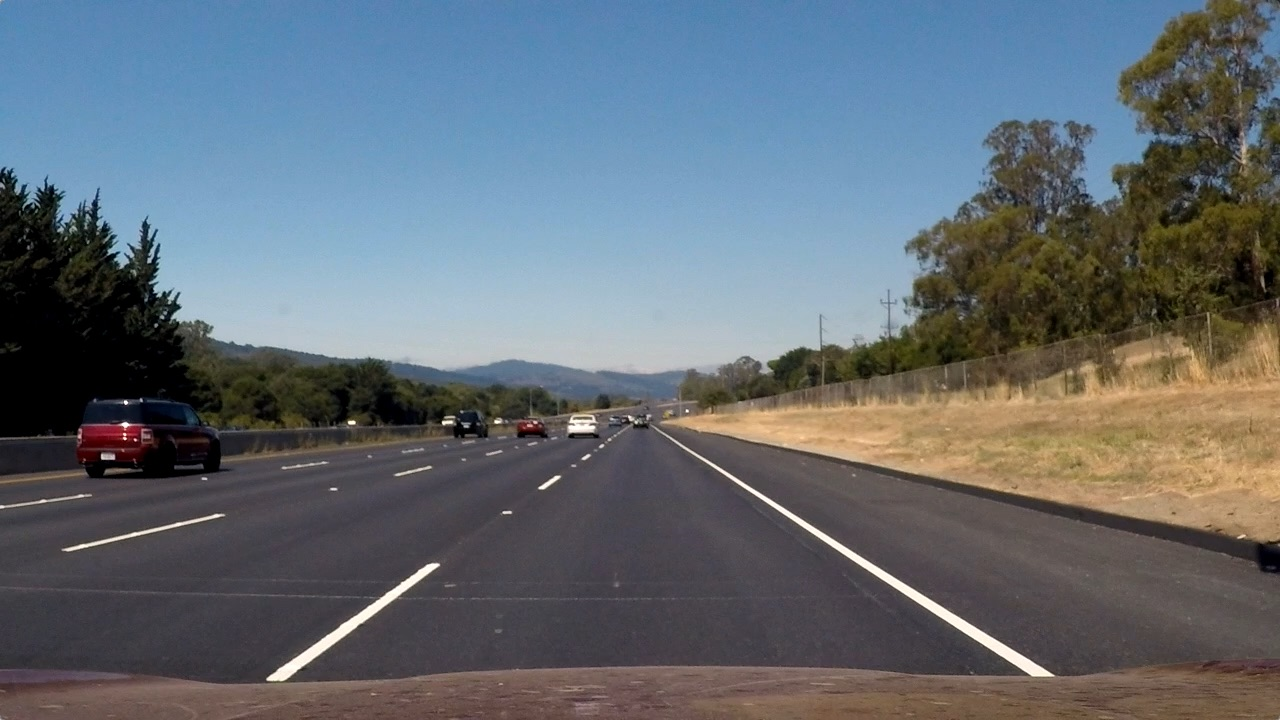
#> input picture 计算机视觉小项目/车道线检测/assets/2.jpg, 1280 x 720 px
$ python lanedetection.py
#> lines starting #> are read from the running program, lines starting #| are printed output that depends on the picture; after the words box and inside, x2 and y2 are one past the last pixel; in counts of white or black regions, pixels touching at a corner belong together
#1.图像加载
#2.图像预处理：图片灰度化，高斯滤波
#3.canny边缘检测
#4.感兴趣区域检测
#5.霍夫直线检测
#6.直线拟合
#7.车道线叠加
import cv2
import numpy as np
class LaneDetection:
    def __init__(self):
        self.img = None
        self.img_path = None
        self.gray = None
        self.gaussian = None
        self.mask = None
        self.canny = None
        self.lines = None
        self.left_line = None
        self.right_line = None
        self.left_fit = None
        self.right_fit = None
        self.left_x = None
        self.left_y = None
        self.right_x = None
        self.right_y = None
        self.height = None

    def load_image(self, img_path):
#> called with img_path = 'assets/2.jpg'
        self.img_path = img_path
        self.img = cv2.imread(self.img_path)
#> self.img is the input picture: shape (720, 1280, 3); mean B, G, R 115.1, 107.7, 99.4
        self.height, self.width = self.img.shape[:2]
#> self.height = 720; self.width = 1280

    def gray_image(self):
        self.gray = cv2.cvtColor(self.img, cv2.COLOR_BGR2GRAY)
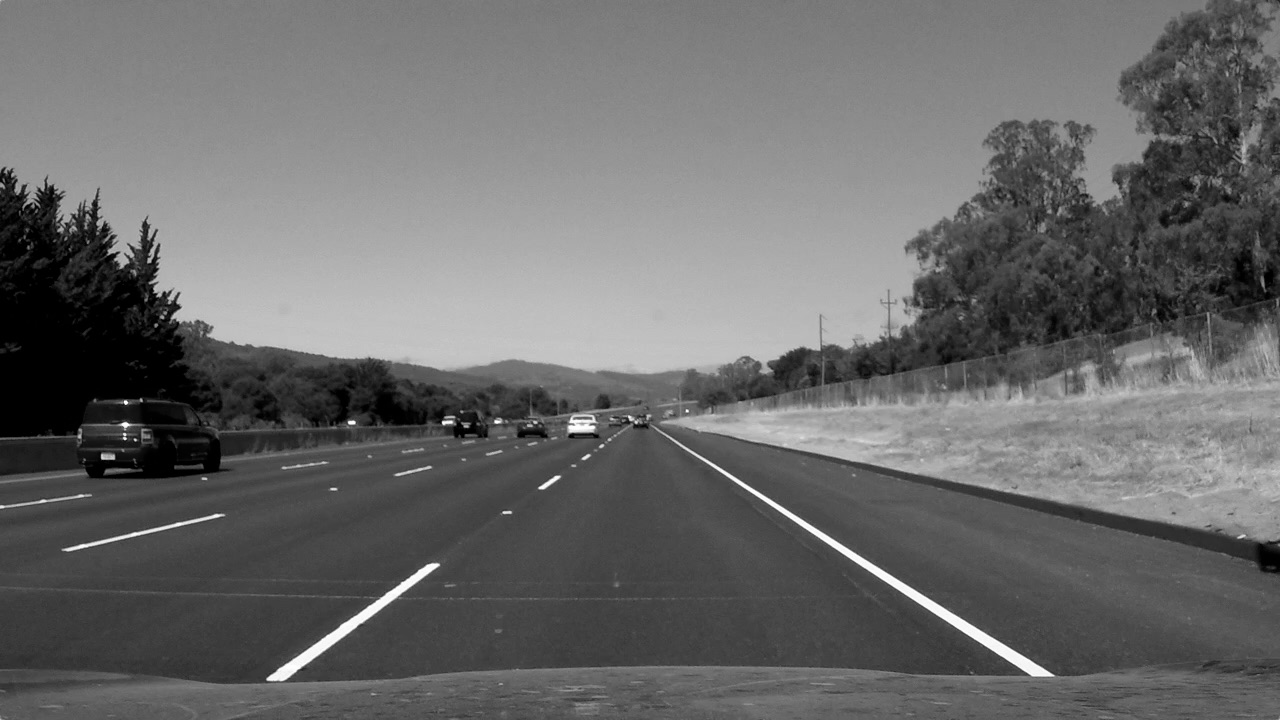
#> self.gray: shape (720, 1280); min 0, max 254, mean 106

    def gaussian_blur(self):
        self.gaussian = cv2.GaussianBlur(self.gray,(5,5),3)

    def canny_edge(self):
        self.canny = cv2.Canny(self.gaussian,50,150)
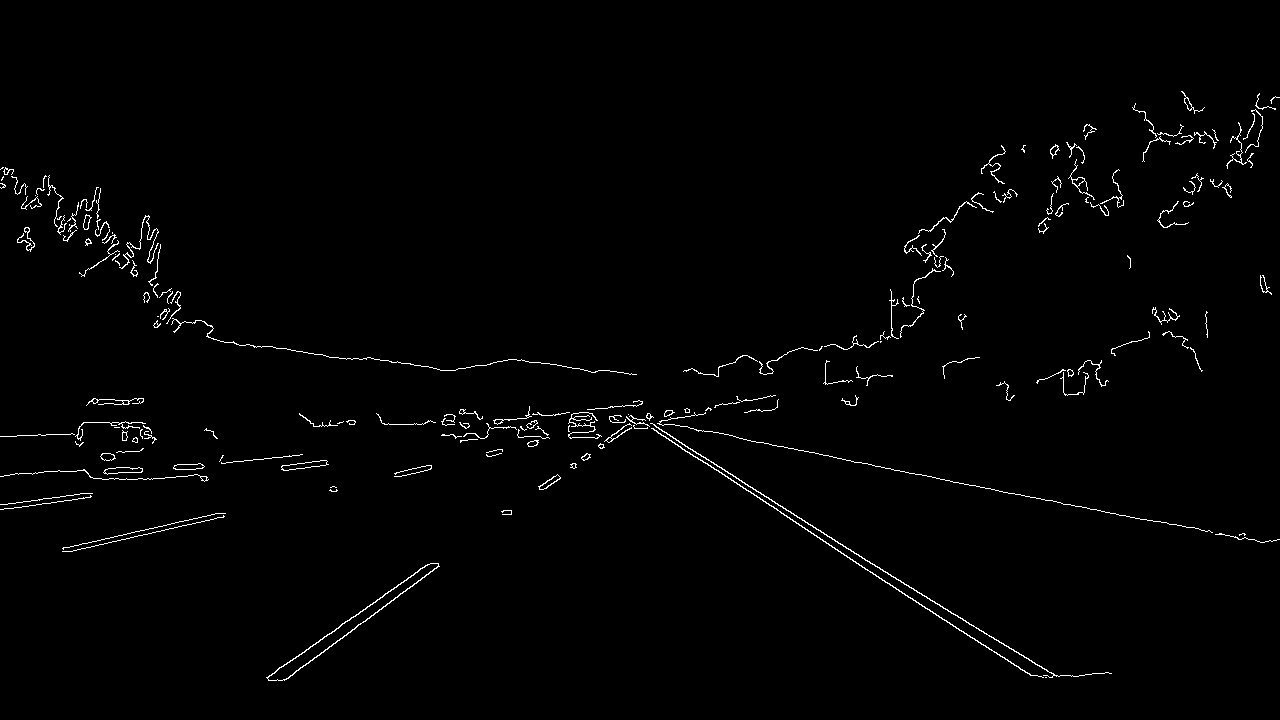
#> self.canny: shape (720, 1280); 1.2% white in thin lines or dots, all inside (x1, y1, x2, y2) = (0, 91, 1280, 681)

    def mask_image(self):
        """
        对边缘检测图像应用多边形遮罩，仅保留感兴趣区域

        处理流程:
        1. 创建与边缘检测图像同尺寸的黑色遮罩层
        2. 定义三角形多边形区域（底边全宽，顶点在图像中心）
        3. 在遮罩层上填充多边形区域为白色
        4. 通过位运算将边缘检测结果限制在遮罩区域内
        5. 可视化并显示处理结果

        参数说明:
        self.canny: 输入的边缘检测图像(二值图)
        self.mask: 输出参数，存储处理后的遮罩图像

        返回值:
        无，结果保存在self.mask属性中
        """
        # 获取原始图像尺寸
        height, width = self.canny.shape
#> height = 720; width = 1280

        # 创建初始遮罩层
        mask = np.zeros_like(self.canny)

        # 定义三角形顶点坐标（左下，右下，中心点）
        polygon = np.array([[(0, height),(width, height),(width // 2, height // 2)]])
#> polygon = [[0, 720], [1280, 720], [640, 360]]

        # 在遮罩层填充多边形区域
        cv2.fillPoly(mask, polygon, 255)
#> mask: shape (720, 1280); 25% white; 1 white region, box (x1, y1, x2, y2) and area: (1, 360, 1280, 720) 230680

        # 应用位运算进行区域遮罩
        self.mask = cv2.bitwise_and(self.canny, mask)
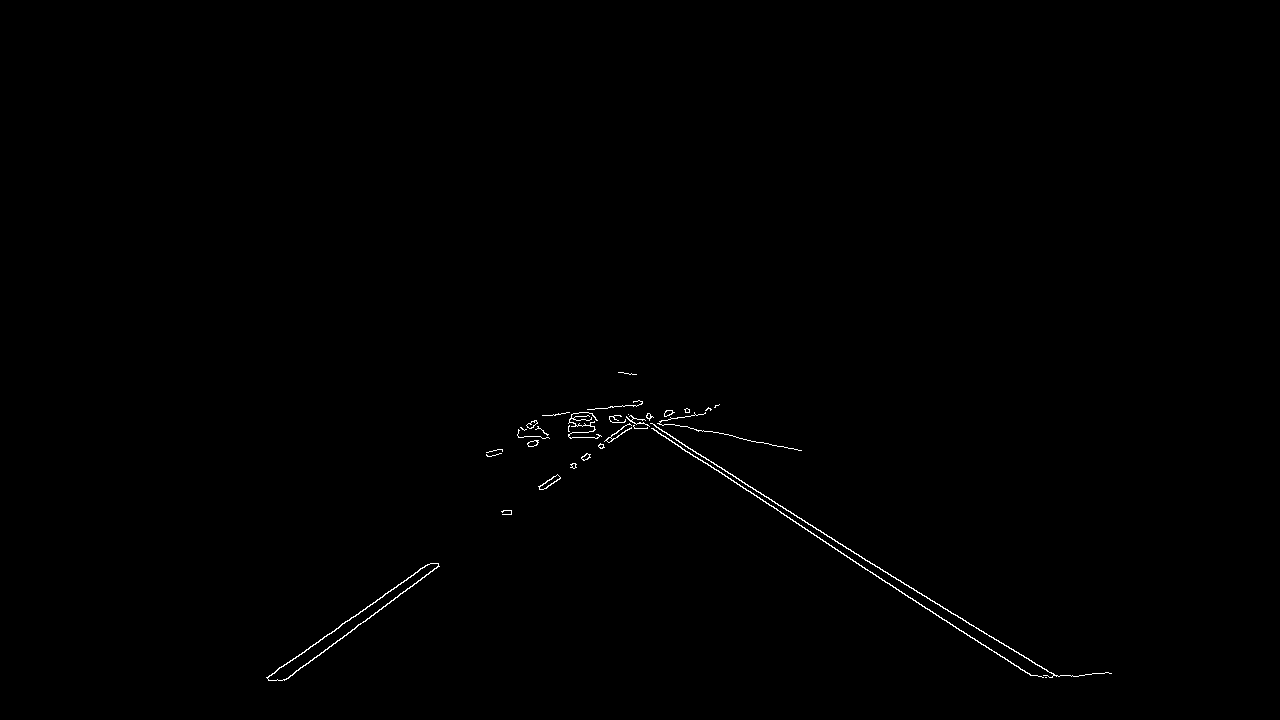
#> self.mask: shape (720, 1280); 0.34% white in thin lines or dots, all inside (x1, y1, x2, y2) = (266, 372, 1112, 681)

        # 可视化显示处理结果
        cv2.imshow("mask", self.mask)
        cv2.waitKey(0)
        cv2.destroyAllWindows()

    def hough_lines(self):
        """
        使用概率霍夫变换检测图像中的直线段并进行可视化

        处理流程:
        1. 调用OpenCV的HoughLinesP函数检测二值掩膜图中的直线段
        2. 遍历检测到的直线段，在原图上用蓝色线条标注
        3. 展示处理结果图像并保持窗口直到按键

        参数说明:
        self.mask: 输入的二进制掩膜图像
        rho=1: 距离分辨率(像素)
        theta=np.pi/180: 角度分辨率(弧度)
        threshold=100: 累加器阈值参数
        minLineLength=200: 线段最小长度(像素)
        maxLineGap=400: 线段间最大允许间隔(像素)

        Returns:
        None (结果直接存储在self.img和self.lines属性中)
        """
        # 概率霍夫变换检测线段，结果存储在self.lines
        self.lines = cv2.HoughLinesP(self.mask, 1, np.pi/180, 50, np.array([]), minLineLength=50, maxLineGap=50)
#> self.lines = 19 rows, first 6: [781, 513, 1030, 675], [620, 406, 1004, 645], [617, 406, 889, 583], [288, 678, 438, 565], [622, 405, 741, 480], [267, 677, 430, 563]

        # [9 lines of commented-out code are left out]

    def fit_lines(self):
        left_fit, right_fit = [], []
        for idx,line in enumerate(self.lines):
            x1, y1, x2, y2 = line[0]
            print(f"\n处理第{idx+1}条线段：[({x1},{y1})->({x2},{y2})]")

            #阶段1：坐标有效性验证
            #验证坐标范围有效性
            if not all(0 <= val <= self.width if i%2 == 0 else 0 <= val <= self.height
                       for i, val in enumerate([x1, y1, x2, y2])):
                print("坐标超出有效范围，跳过该线段")
                continue

            #计算几何特征
            dx = x2 - x1
            dy = y2 - y1
            distance = np.hypot(dx, dy)

            #验证线段长度
            if distance < 50:
                print("线段过短，跳过该线段")
                continue

            #阶段2：数学可行性检查
            #仅排查垂直线段（x坐标差过小）
            if abs(dx) < 1e-5:
                print("线段垂直，跳过该线段")
                continue

            #阶段3：直线拟合尝试
            try:
                #使用加权最小二乘法提高稳定性
                weights = np.array([distance, distance]) #给长线段更高权重
                parameters = np.polyfit([x1, x2],[y1, y2], 1, w=weights)

                #参数有效性验证
                if np.any(np.isnan(parameters)) or np.any(np.isinf(parameters)):
                    print("参数无效，跳过该线段")
                    continue
                slope, intercept = parameters[0], parameters[1]
                print(f"成功拟合：斜率={slope:.4f}，截距={intercept:.4f}")

            except np.linalg.LinAlgError:
                print("矩阵奇异，无法求解")
                continue
            except Exception as e:
                print(f"未知错误：{e}")
                continue

            #阶段4：车道线分类
            #根据斜率方向分类
            if slope < -0.1:  #左侧车道线阈值
                print("归类为左车道线")
                left_fit.append([slope, intercept])
            elif slope > 0.1:  #右侧车道线阈值
                print("归类为右车道线")
                right_fit.append([slope, intercept])
            else:
                print("水平线段，已忽略")
#> this loop made 19 passes
#> (x1, y1, x2, y2, dx, dy, distance, weights) on passes 1 to 12: (781, 513, 1030, 675, 249, 162, 297.1, [297.1, 297.1]), (620, 406, 1004, 645, 384, 239, 452.3, [452.3, 452.3]), (617, 406, 889, 583, 272, 177, 324.5, [324.5, 324.5]), (288, 678, 438, 565, 150, -113, 187.8, [187.8, 187.8]), (622, 405, 741, 480, 119, 75, 140.7, [140.7, 140.7]), (267, 677, 430, 563, 163, -114, 198.9, [198.9, 198.9]), (277, 669, 427, 564, 150, -105, 183.1, [183.1, 183.1]), (862, 558, 1058, 676, 196, 118, 228.8, [228.8, 228.8]), (284, 680, 438, 564, 154, -116, 192.8, [192.8, 192.8]), (508, 514, 631, 421, 123, -93, 154.2, [154.2, 154.2]), (832, 547, 989, 649, 157, 102, 187.2, [187.2, 187.2]), (601, 408, 801, 450, 200, 42, 204.4, [204.4, 204.4])
#> (printed output is left out)
#> after the loop, left_fit = [[-0.753, 895], [-0.699, 863.7], [-0.7, 862.9], [-0.753, 893.9], [-0.756, 898.1], [-0.7, 863.2], [-0.742, 891.5], [-0.699, 868.5], [-0.727, 879.1], [-0.16, 525.8]]; right_fit = [[0.651, 4.88], [0.622, 20.11], [0.651, 4.5], [0.63, 12.98], [0.602, 39.04], [0.65, 6.46], [0.21, 281.8], [0.209, 283]]

        #阶段5：结果综合处理
        #左车道线处理
        if len(left_fit) > 0:
            self.left_fit = np.median(left_fit, axis=0) #使用中位数更抗干扰
#> self.left_fit = [-0.714, 873.8]
            y_top, y_bottom = self.height//2, self.height
#> y_top = 360; y_bottom = 720
            self.left_x = (np.array([y_top, y_bottom]) - self.left_fit[1]) / self.left_fit[0]
#> self.left_x = [720, 215.5]
            print(f"左车道线方程：y = {self.left_fit[0]:.2f}x + {self.left_fit[1]:.2f}")
#| 左车道线方程：y = -0.71x + 873.82

        #右车道线处理
        if len(right_fit) > 0:
            self.right_fit = np.median(right_fit, axis=0)
#> self.right_fit = [0.626, 16.55]
            y_top, y_bottom = self.height//2, self.height
            self.right_x = (np.array([y_top, y_bottom]) - self.right_fit[1]) / self.right_fit[0]
#> self.right_x = [548.4, 1123.1]
            print(f"右车道线方程：y = {self.right_fit[0]:.2f}x + {self.right_fit[1]:.2f}")
#| 右车道线方程：y = 0.63x + 16.55

        #可视化处理
        output_img = self.img.copy()
        if hasattr(self, "left_x") and self.left_x is not None:
            cv2.line(output_img,
                     (int(self.left_x[0]),self.height//2),
                     (int(self.left_x[1]), self.height),(0,255,0),5)
        if hasattr(self, "right_x") and self.right_x is not None:
            cv2.line(output_img,
                     (int(self.right_x[0]),self.height//2),
                     (int(self.right_x[1]), self.height),(0,255,0),5)
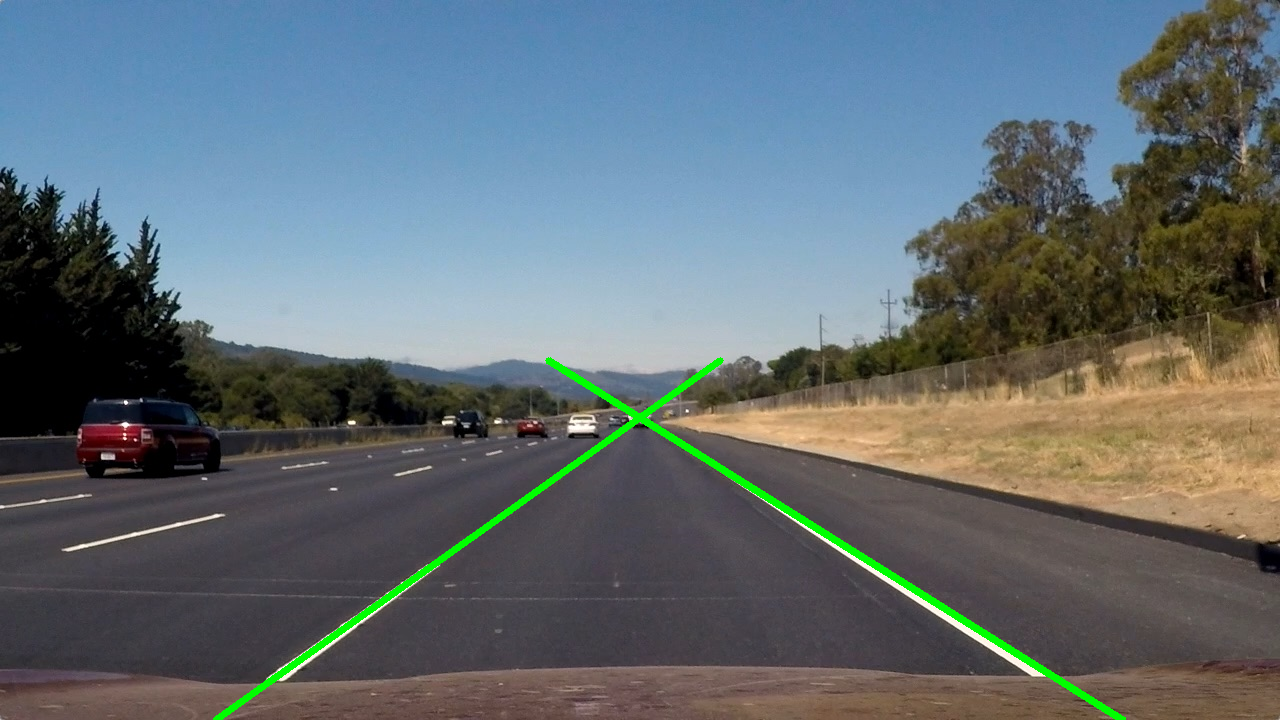
#> output_img: shape (720, 1280, 3); mean B, G, R 113.7, 108.8, 97.9

        cv2.imshow("fit_lines", output_img)
        cv2.waitKey(0)
        cv2.destroyAllWindows()

if __name__ == "__main__":
    lane = LaneDetection()
    lane.load_image("assets/2.jpg")
    lane.gray_image()
    lane.gaussian_blur()
    lane.canny_edge()
    lane.mask_image()
    lane.hough_lines()
    lane.fit_lines()

$ run again, with 计算机视觉小项目/车道线检测/assets/1.jpg copied over 计算机视觉小项目/车道线检测/assets/2.jpg
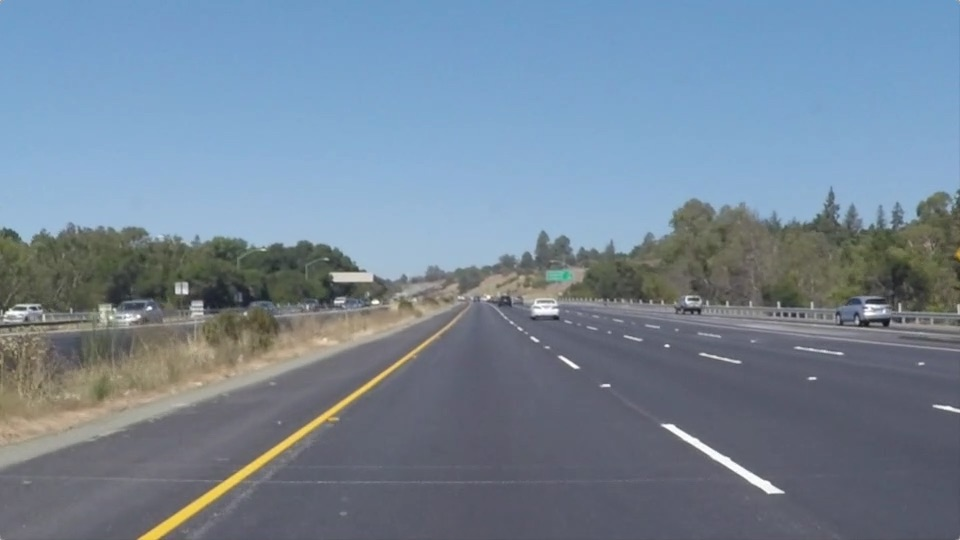
#> input picture 计算机视觉小项目/车道线检测/assets/1.jpg, 960 x 540 px
#> in load_image, self.img is the input picture: shape (540, 960, 3); mean B, G, R 150.8, 133.6, 116.5
#> in canny_edge, `self.canny = cv2.Canny(self.gaussian,50,150)`:
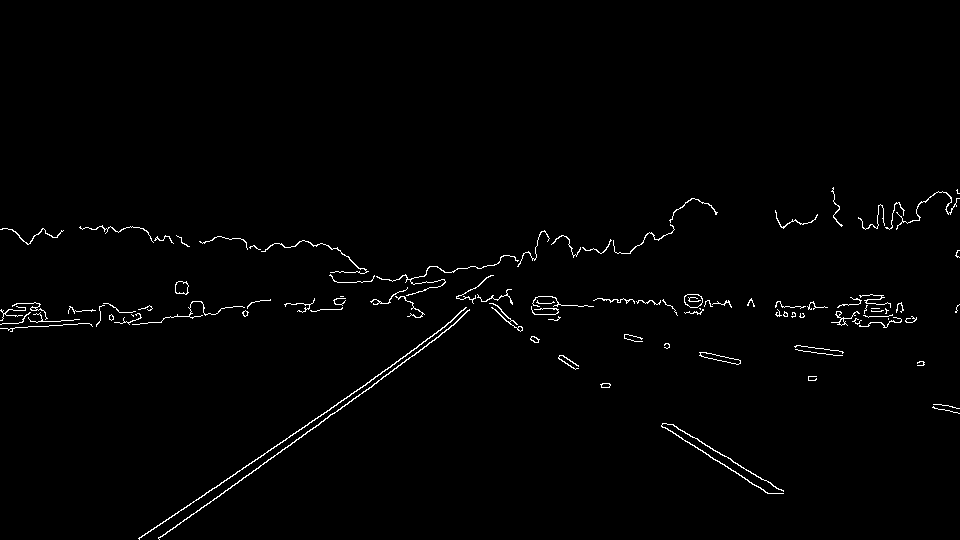
#> self.canny: shape (540, 960); 1.2% white in thin lines or dots, all inside (x1, y1, x2, y2) = (0, 187, 960, 540)
#> mask: shape (540, 960); 25% white; 1 white region, box (x1, y1, x2, y2) and area: (1, 270, 960, 540) 129810
#> self.mask: shape (540, 960); 0.38% white in thin lines or dots, all inside (x1, y1, x2, y2) = (138, 276, 784, 540)
#> self.lines = [[138, 538, 373, 379], [139, 538, 336, 405], [159, 539, 491, 298], [665, 427, 768, 493], [670, 424, 781, 490], [162, 536, 492, 296], [672, 424, 783, 491], [318, 417, 481, 299], [469, 290, 608, 387], [465, 292, 606, 387], [530, 339, 604, 387]]
#> the loop in fit_lines, `for idx,line in enumerate(self.lines):` made 11 passes
#> (x1, y1, x2, y2, dx, dy, distance, weights) on passes 1 to 8: (138, 538, 373, 379, 235, -159, 283.7, [283.7, 283.7]), (139, 538, 336, 405, 197, -133, 237.7, [237.7, 237.7]), (159, 539, 491, 298, 332, -241, 410.2, [410.2, 410.2]), (665, 427, 768, 493, 103, 66, 122.3, [122.3, 122.3]), (670, 424, 781, 490, 111, 66, 129.1, [129.1, 129.1]), (162, 536, 492, 296, 330, -240, 408, [408, 408]), (672, 424, 783, 491, 111, 67, 129.7, [129.7, 129.7]), (318, 417, 481, 299, 163, -118, 201.2, [201.2, 201.2])
#> (printed output is left out)
#> after the loop in fit_lines, `for idx,line in enumerate(self.lines):`: left_fit = [[-0.677, 631.4], [-0.675, 631.8], [-0.726, 654.4], [-0.727, 653.8], [-0.724, 647.2]]; right_fit = [[0.641, 0.883], [0.595, 25.62], [0.604, 18.38], [0.698, -37.29], [0.674, -21.3], [0.649, -4.78]]
#> self.left_fit = [-0.724, 647.2]
#> self.left_x = [521.1, 148.1]
#| 左车道线方程：y = -0.72x + 647.21
#> self.right_fit = [0.645, -1.95]
#> self.right_x = [421.8, 840.6]
#| 右车道线方程：y = 0.64x + -1.95
#> in fit_lines, `cv2.line(output_img, (int(self.right_x[0]),self.height//2), (int(self...`:
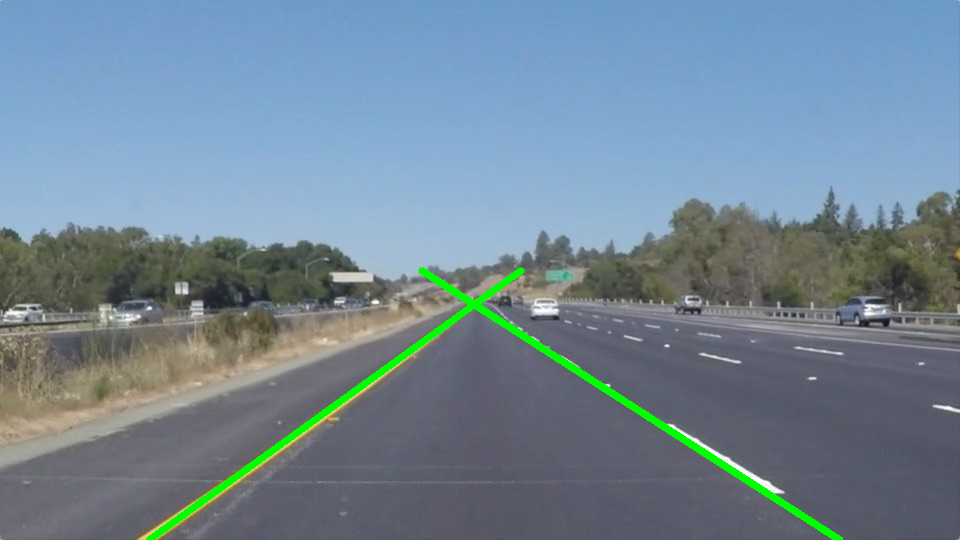
#> output_img: shape (540, 960, 3); mean B, G, R 149.1, 135.1, 114.5
